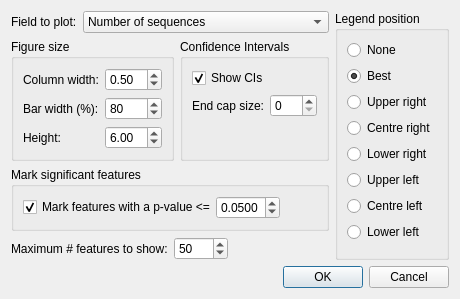
<?xml version="1.0" encoding="UTF-8"?>
<ui version="4.0">
 <class>ProfileBarPlotDialog</class>
 <widget class="QDialog" name="ProfileBarPlotDialog">
  <property name="geometry">
   <rect>
    <x>0</x>
    <y>0</y>
    <width>418</width>
    <height>277</height>
   </rect>
  </property>
  <property name="sizePolicy">
   <sizepolicy hsizetype="Fixed" vsizetype="Fixed">
    <horstretch>0</horstretch>
    <verstretch>0</verstretch>
   </sizepolicy>
  </property>
  <property name="windowTitle">
   <string>Profile bar plot</string>
  </property>
  <property name="windowIcon">
   <iconset>
    <normaloff>../../../../../icons/programIcon.png</normaloff>../../../../../icons/programIcon.png</iconset>
  </property>
  <layout class="QVBoxLayout" name="verticalLayout_5">
   <item>
    <layout class="QHBoxLayout" name="horizontalLayout_7">
     <item>
      <layout class="QVBoxLayout" name="verticalLayout_4">
       <item>
        <layout class="QHBoxLayout" name="horizontalLayout">
         <item>
          <widget class="QLabel" name="lblFieldToPlot">
           <property name="text">
            <string>Field to plot:</string>
           </property>
          </widget>
         </item>
         <item>
          <widget class="QComboBox" name="cboFieldToPlot">
           <property name="sizePolicy">
            <sizepolicy hsizetype="Preferred" vsizetype="Fixed">
             <horstretch>1</horstretch>
             <verstretch>0</verstretch>
            </sizepolicy>
           </property>
           <item>
            <property name="text">
             <string>Number of sequences</string>
            </property>
           </item>
           <item>
            <property name="text">
             <string>Proportion of sequences (%)</string>
            </property>
           </item>
          </widget>
         </item>
        </layout>
       </item>
       <item>
        <layout class="QHBoxLayout" name="horizontalLayout_6">
         <item>
          <widget class="QGroupBox" name="groupBox_3">
           <property name="title">
            <string>Figure size</string>
           </property>
           <layout class="QVBoxLayout" name="verticalLayout_6">
            <item>
             <layout class="QFormLayout" name="formLayout_2">
              <property name="fieldGrowthPolicy">
               <enum>QFormLayout::AllNonFixedFieldsGrow</enum>
              </property>
              <item row="0" column="1">
               <widget class="QDoubleSpinBox" name="spinFigColWidth">
                <property name="decimals">
                 <number>2</number>
                </property>
                <property name="minimum">
                 <double>0.010000000000000</double>
                </property>
                <property name="maximum">
                 <double>10.000000000000000</double>
                </property>
                <property name="singleStep">
                 <double>0.010000000000000</double>
                </property>
                <property name="value">
                 <double>0.500000000000000</double>
                </property>
               </widget>
              </item>
              <item row="2" column="0">
               <widget class="QLabel" name="lblFigureHeight">
                <property name="text">
                 <string>Height:</string>
                </property>
               </widget>
              </item>
              <item row="2" column="1">
               <widget class="QDoubleSpinBox" name="spinFigHeight">
                <property name="minimum">
                 <double>0.100000000000000</double>
                </property>
                <property name="maximum">
                 <double>20.000000000000000</double>
                </property>
                <property name="singleStep">
                 <double>0.050000000000000</double>
                </property>
                <property name="value">
                 <double>6.000000000000000</double>
                </property>
               </widget>
              </item>
              <item row="0" column="0">
               <widget class="QLabel" name="lblFigureWidth">
                <property name="text">
                 <string>Column width:</string>
                </property>
               </widget>
              </item>
              <item row="1" column="0">
               <widget class="QLabel" name="label_3">
                <property name="text">
                 <string>Bar width (%):</string>
                </property>
               </widget>
              </item>
              <item row="1" column="1">
               <widget class="QSpinBox" name="spinBarWidth">
                <property name="maximum">
                 <number>100</number>
                </property>
                <property name="singleStep">
                 <number>5</number>
                </property>
                <property name="value">
                 <number>80</number>
                </property>
               </widget>
              </item>
             </layout>
            </item>
           </layout>
          </widget>
         </item>
         <item>
          <widget class="QGroupBox" name="groupBox_4">
           <property name="title">
            <string>Confidence Intervals</string>
           </property>
           <layout class="QVBoxLayout" name="verticalLayout_3">
            <item>
             <widget class="QCheckBox" name="chkShowCIs">
              <property name="text">
               <string>Show CIs</string>
              </property>
              <property name="checked">
               <bool>true</bool>
              </property>
             </widget>
            </item>
            <item>
             <layout class="QHBoxLayout" name="horizontalLayout_2">
              <item>
               <widget class="QLabel" name="label">
                <property name="text">
                 <string>End cap size:</string>
                </property>
               </widget>
              </item>
              <item>
               <widget class="QSpinBox" name="spinEndCapSize">
                <property name="maximum">
                 <number>100</number>
                </property>
               </widget>
              </item>
             </layout>
            </item>
            <item>
             <spacer name="verticalSpacer">
              <property name="orientation">
               <enum>Qt::Vertical</enum>
              </property>
              <property name="sizeHint" stdset="0">
               <size>
                <width>20</width>
                <height>20</height>
               </size>
              </property>
             </spacer>
            </item>
           </layout>
          </widget>
         </item>
        </layout>
       </item>
       <item>
        <widget class="QGroupBox" name="groupBox_5">
         <property name="title">
          <string>Mark significant features</string>
         </property>
         <layout class="QHBoxLayout" name="horizontalLayout_4">
          <property name="spacing">
           <number>0</number>
          </property>
          <item>
           <widget class="QCheckBox" name="chkShowPvalue">
            <property name="text">
             <string>Mark features with a p-value &lt;=</string>
            </property>
            <property name="checked">
             <bool>true</bool>
            </property>
           </widget>
          </item>
          <item>
           <widget class="QDoubleSpinBox" name="spinPvalueThreshold">
            <property name="decimals">
             <number>4</number>
            </property>
            <property name="maximum">
             <double>1.000000000000000</double>
            </property>
            <property name="singleStep">
             <double>0.000100000000000</double>
            </property>
            <property name="value">
             <double>0.050000000000000</double>
            </property>
           </widget>
          </item>
          <item>
           <spacer name="horizontalSpacer_3">
            <property name="orientation">
             <enum>Qt::Horizontal</enum>
            </property>
            <property name="sizeHint" stdset="0">
             <size>
              <width>1</width>
              <height>20</height>
             </size>
            </property>
           </spacer>
          </item>
         </layout>
        </widget>
       </item>
       <item>
        <layout class="QHBoxLayout" name="horizontalLayout_3">
         <item>
          <widget class="QLabel" name="label_2">
           <property name="text">
            <string>Maximum # features to show:</string>
           </property>
          </widget>
         </item>
         <item>
          <widget class="QSpinBox" name="spinFeaturesToShow">
           <property name="minimum">
            <number>1</number>
           </property>
           <property name="maximum">
            <number>1000</number>
           </property>
           <property name="value">
            <number>50</number>
           </property>
          </widget>
         </item>
         <item>
          <spacer name="horizontalSpacer_2">
           <property name="orientation">
            <enum>Qt::Horizontal</enum>
           </property>
           <property name="sizeHint" stdset="0">
            <size>
             <width>40</width>
             <height>20</height>
            </size>
           </property>
          </spacer>
         </item>
        </layout>
       </item>
      </layout>
     </item>
     <item>
      <widget class="QGroupBox" name="groupBox">
       <property name="title">
        <string>Legend position</string>
       </property>
       <layout class="QVBoxLayout" name="verticalLayout">
        <item>
         <widget class="QRadioButton" name="radioLegendPosNone">
          <property name="text">
           <string>None</string>
          </property>
         </widget>
        </item>
        <item>
         <widget class="QRadioButton" name="radioLegendPosBest">
          <property name="text">
           <string>Best</string>
          </property>
          <property name="checked">
           <bool>true</bool>
          </property>
         </widget>
        </item>
        <item>
         <widget class="QRadioButton" name="radioLegendPosUpperRight">
          <property name="text">
           <string>Upper right</string>
          </property>
         </widget>
        </item>
        <item>
         <widget class="QRadioButton" name="radioLegendPosCentreRight">
          <property name="text">
           <string>Centre right</string>
          </property>
         </widget>
        </item>
        <item>
         <widget class="QRadioButton" name="radioLegendPosLowerRight">
          <property name="text">
           <string>Lower right</string>
          </property>
         </widget>
        </item>
        <item>
         <widget class="QRadioButton" name="radioLegendPosUpperLeft">
          <property name="text">
           <string>Upper left</string>
          </property>
         </widget>
        </item>
        <item>
         <widget class="QRadioButton" name="radioLegendPosCentreLeft">
          <property name="text">
           <string>Centre left</string>
          </property>
         </widget>
        </item>
        <item>
         <widget class="QRadioButton" name="radioLegendPosLowerLeft">
          <property name="text">
           <string>Lower left</string>
          </property>
          <property name="checked">
           <bool>false</bool>
          </property>
         </widget>
        </item>
        <item>
         <spacer name="verticalSpacer_2">
          <property name="orientation">
           <enum>Qt::Vertical</enum>
          </property>
          <property name="sizeHint" stdset="0">
           <size>
            <width>20</width>
            <height>5</height>
           </size>
          </property>
         </spacer>
        </item>
       </layout>
      </widget>
     </item>
    </layout>
   </item>
   <item>
    <layout class="QHBoxLayout" name="horizontalLayout_5">
     <item>
      <spacer name="horizontalSpacer">
       <property name="orientation">
        <enum>Qt::Horizontal</enum>
       </property>
       <property name="sizeHint" stdset="0">
        <size>
         <width>100</width>
         <height>20</height>
        </size>
       </property>
      </spacer>
     </item>
     <item>
      <widget class="QDialogButtonBox" name="buttonBox">
       <property name="orientation">
        <enum>Qt::Horizontal</enum>
       </property>
       <property name="standardButtons">
        <set>QDialogButtonBox::Cancel|QDialogButtonBox::Ok</set>
       </property>
       <property name="centerButtons">
        <bool>false</bool>
       </property>
      </widget>
     </item>
    </layout>
   </item>
  </layout>
 </widget>
 <resources/>
 <connections>
  <connection>
   <sender>buttonBox</sender>
   <signal>accepted()</signal>
   <receiver>ProfileBarPlotDialog</receiver>
   <slot>accept()</slot>
   <hints>
    <hint type="sourcelabel">
     <x>407</x>
     <y>353</y>
    </hint>
    <hint type="destinationlabel">
     <x>157</x>
     <y>274</y>
    </hint>
   </hints>
  </connection>
  <connection>
   <sender>buttonBox</sender>
   <signal>rejected()</signal>
   <receiver>ProfileBarPlotDialog</receiver>
   <slot>reject()</slot>
   <hints>
    <hint type="sourcelabel">
     <x>407</x>
     <y>353</y>
    </hint>
    <hint type="destinationlabel">
     <x>286</x>
     <y>274</y>
    </hint>
   </hints>
  </connection>
  <connection>
   <sender>chkShowCIs</sender>
   <signal>clicked(bool)</signal>
   <receiver>spinEndCapSize</receiver>
   <slot>setEnabled(bool)</slot>
   <hints>
    <hint type="sourcelabel">
     <x>225</x>
     <y>158</y>
    </hint>
    <hint type="destinationlabel">
     <x>265</x>
     <y>178</y>
    </hint>
   </hints>
  </connection>
  <connection>
   <sender>chkShowPvalue</sender>
   <signal>clicked(bool)</signal>
   <receiver>spinPvalueThreshold</receiver>
   <slot>setEnabled(bool)</slot>
   <hints>
    <hint type="sourcelabel">
     <x>76</x>
     <y>274</y>
    </hint>
    <hint type="destinationlabel">
     <x>227</x>
     <y>281</y>
    </hint>
   </hints>
  </connection>
 </connections>
 <designerdata>
  <property name="gridDeltaX">
   <number>10</number>
  </property>
  <property name="gridDeltaY">
   <number>10</number>
  </property>
  <property name="gridSnapX">
   <bool>true</bool>
  </property>
  <property name="gridSnapY">
   <bool>true</bool>
  </property>
  <property name="gridVisible">
   <bool>true</bool>
  </property>
 </designerdata>
</ui>
